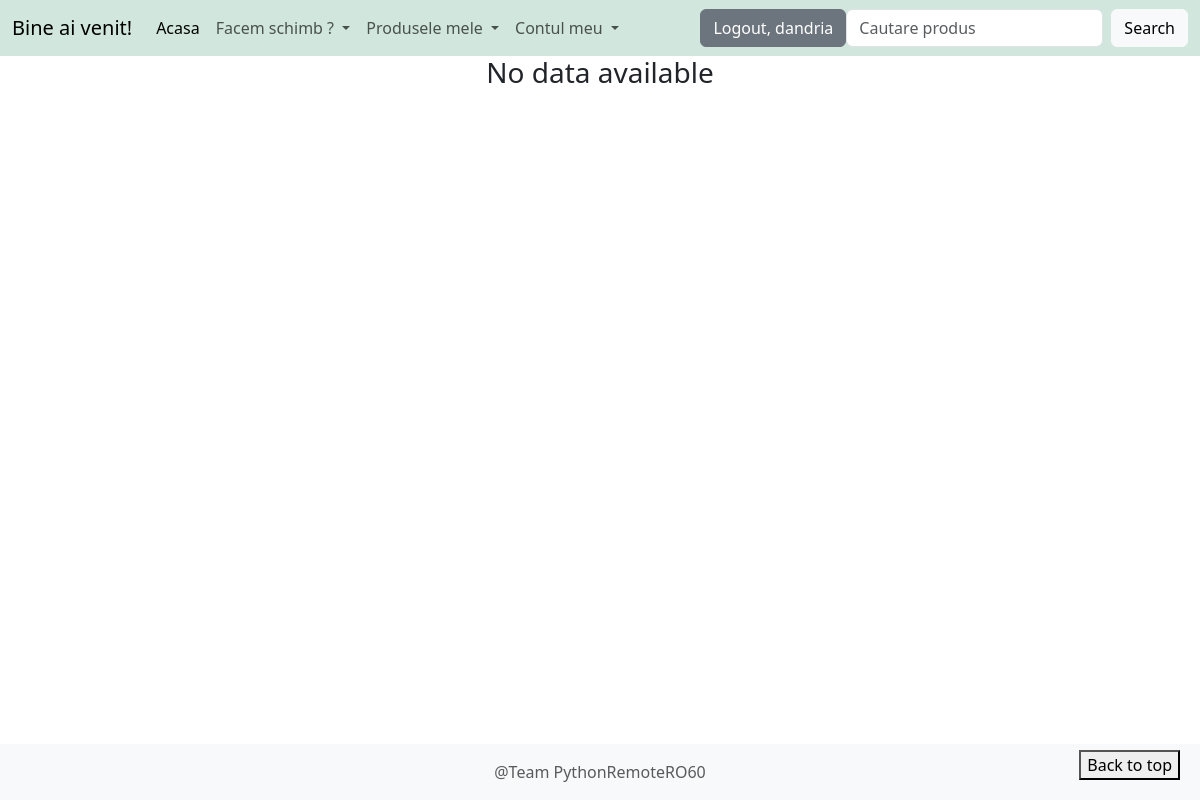
Page /list_products/ (signed in) on the earlier database version.
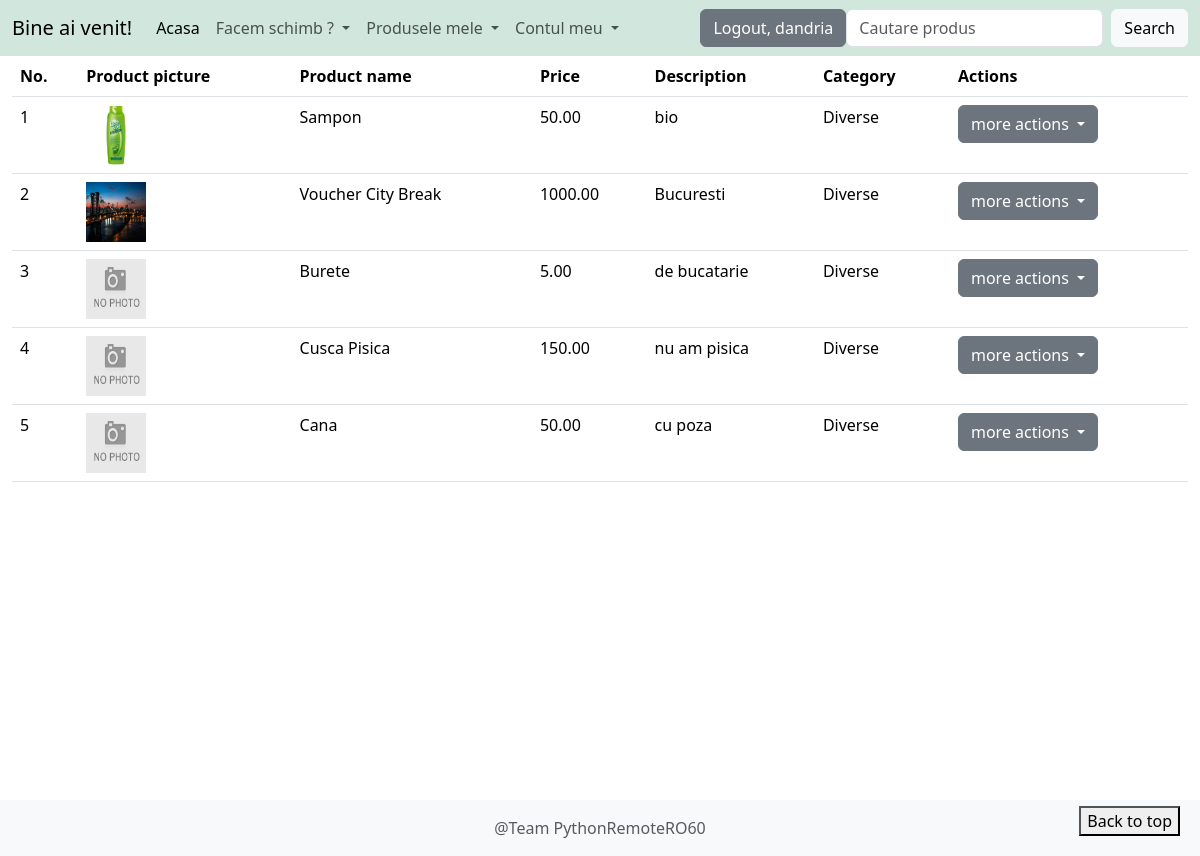
Same page on the later database version.
### product/models.py (models this page shows, shortened)
class Product(models.Model):
	name = models.CharField(max_length=50)
	price = models.DecimalField(max_digits=9, decimal_places=2, null=True, blank=True)
	description = models.TextField(max_length=400)
	category = models.ForeignKey(Category, on_delete=models.CASCADE, related_name='products')
	user = models.ForeignKey(User, on_delete=models.CASCADE, null=True)
	product_picture = models.ImageField(upload_to='product_pictures/', null=True, blank=True)
	created_at = models.DateTimeField(auto_now_add=True)
	updated_at = models.DateTimeField(auto_now=True)

class Category(models.Model):
	name = models.CharField(max_length=50)
	class Meta:
		verbose_name_plural = 'Categories'
	def __str__(self):
		return self.name.title()

### product/views.py (the view)
# urls.py: path('list_products/', views.ProductListView.as_view(), name='list-products'),
class ProductListView(LoginRequiredMixin, ListView):
	template_name = 'product/list_of_products.html'
	model = Product
	context_object_name = 'all_products'
	def get_queryset(self):
		return Product.objects.filter(user=self.request.user)

### templates/product/list_of_products.html (shortened to what this page needs)
{% extends 'base.html' %}
{% load static %}
{% block content %}
    <div class="container-fluid">
        <div class="row">
            <div class="col-md-12">
                {% if all_products %}
                    <table class="table table-hover">
                        <thead>
                        <tr>
                            <th>No.</th>
                            <th>Product picture</th>
                            <th>Product name</th>
                            <th>Price</th>
                            <th>Description</th>
                            <th>Category</th>
                            <th>Actions</th>
                        </tr>
                        </thead>
                        <tbody>
                        {% for product in all_products %}
                            <tr>
                                <td>{{ forloop.counter }}</td>
                                <td>
                                    {% if product.product_picture %}
                                        <img src="{{ product.product_picture.url }}" width="60" height="60"
                                             alt="Image product">
                                    {% else %}
                                        <img src="{% static 'images/img.png' %}" width="60" height="60"
                                             alt="Image product">
                                    {% endif %}
                                </td>
                                <td>{{ product.name }}</td>
                                <td>{{ product.price }}</td>
                                <td>{{ product.description }}</td>
                                <td>{{ product.category }}</td>
                                <td>
                                    <div class="dropdown">
                                        <button class="btn btn-secondary dropdown-toggle" type="button"
                                                data-bs-toggle="dropdown" aria-expanded="false">
                                            more actions
                                        </button>
                                    </div>
                                </td>
                            </tr>
                        {% endfor %}
                        </tbody>
                    </table>
                    </div>
                {% else %}
                    <div>
                        <h3 class="text-center">No data available</h3>
                    </div>
                {% endif %}
        </div>
    </div>
{% endblock %}

Differences in the rows shown:
added Product: product_picture (picture), name "Sampon", price "50.00", description "bio", category "Diverse"
added Product: product_picture (picture), name "Voucher City Break", price "1000.00", description "Bucuresti", category "Diverse"
added Product: name "Burete", price "5.00", description "de bucatarie", category "Diverse"
added Product: name "Cusca Pisica", price "150.00", description "nu am pisica", category "Diverse"
added Product: name "Cana", price "50.00", description "cu poza", category "Diverse"
Other differences:
text no longer shown: "No data available"
text now shown: "No. Product picture Product name Price Description Category Actions"
